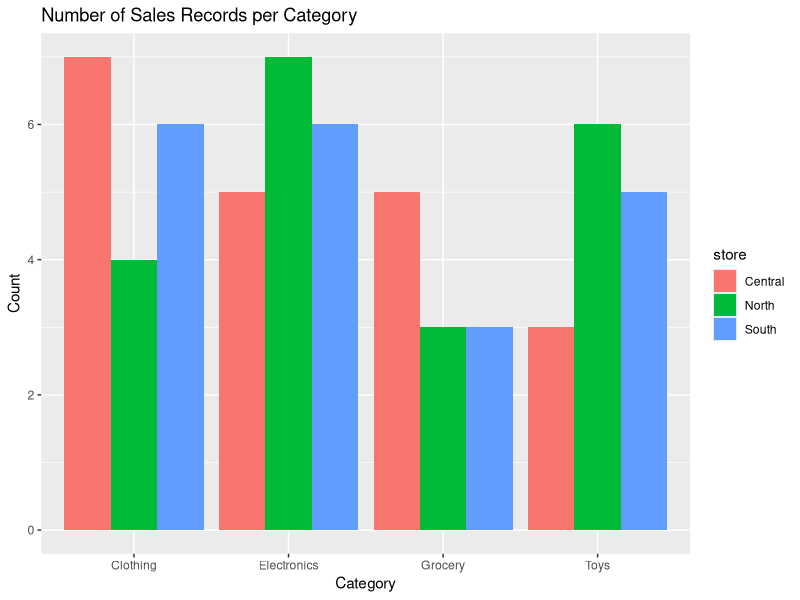
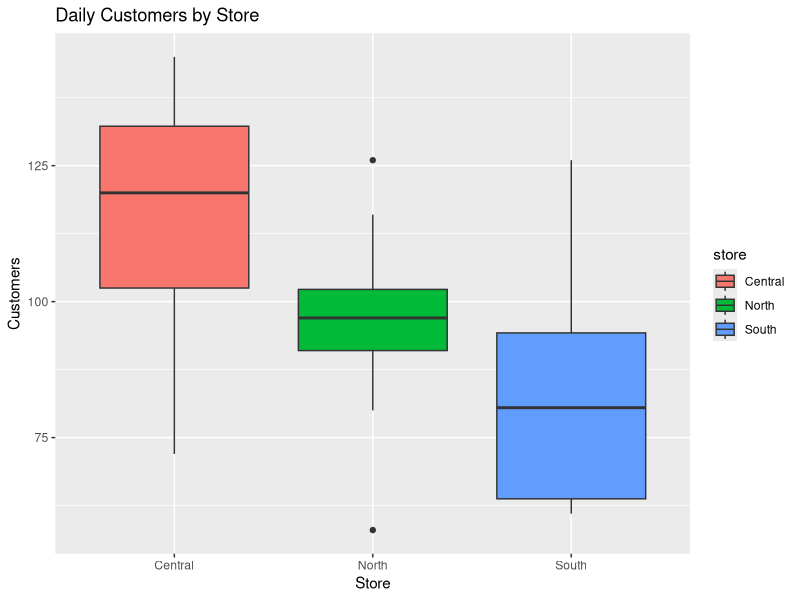
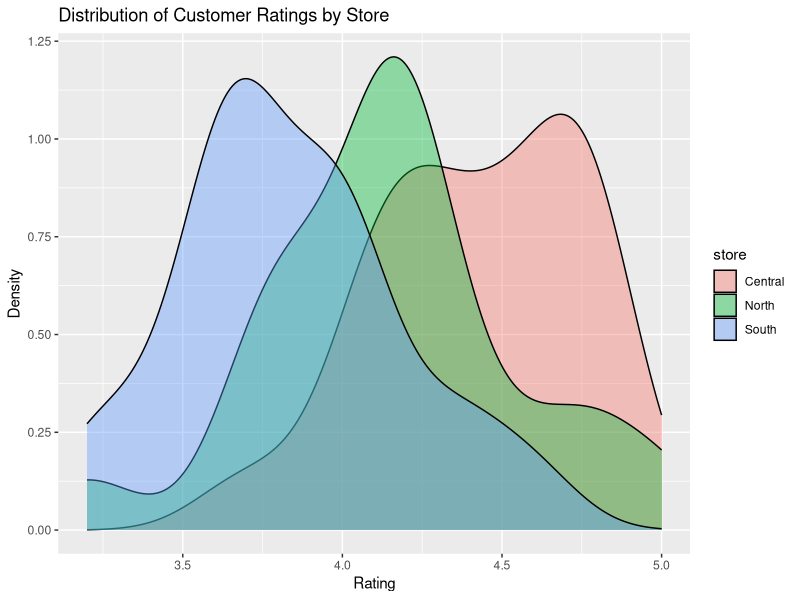
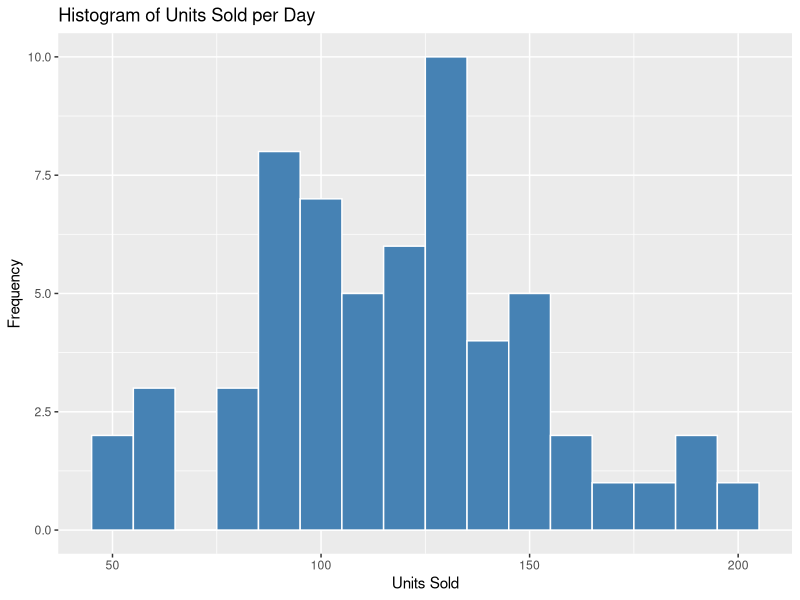
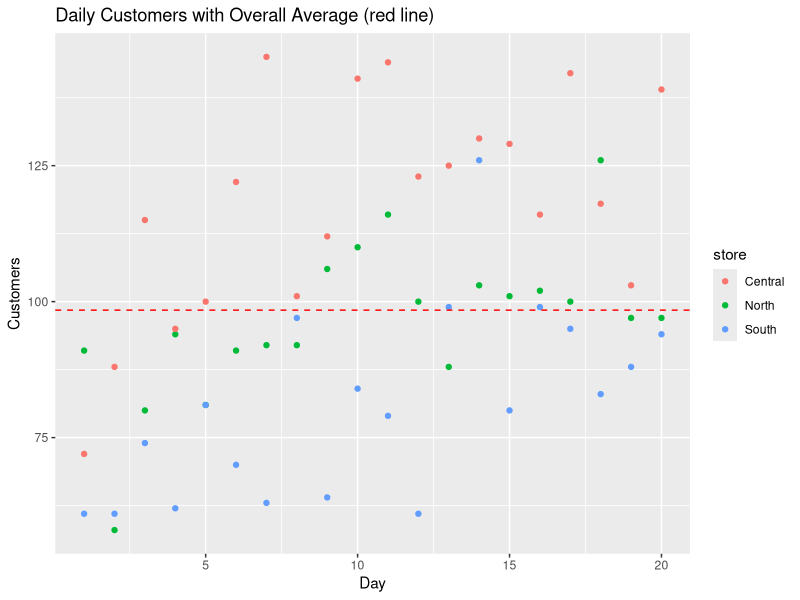
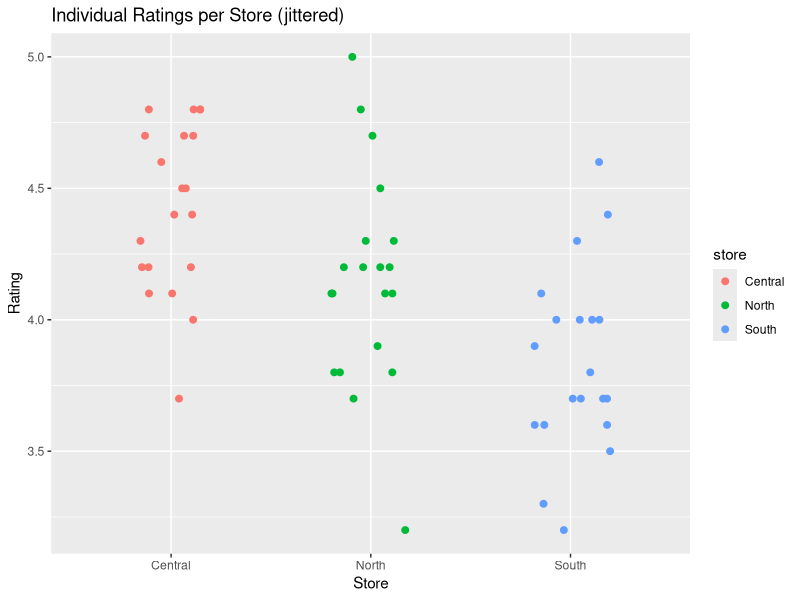
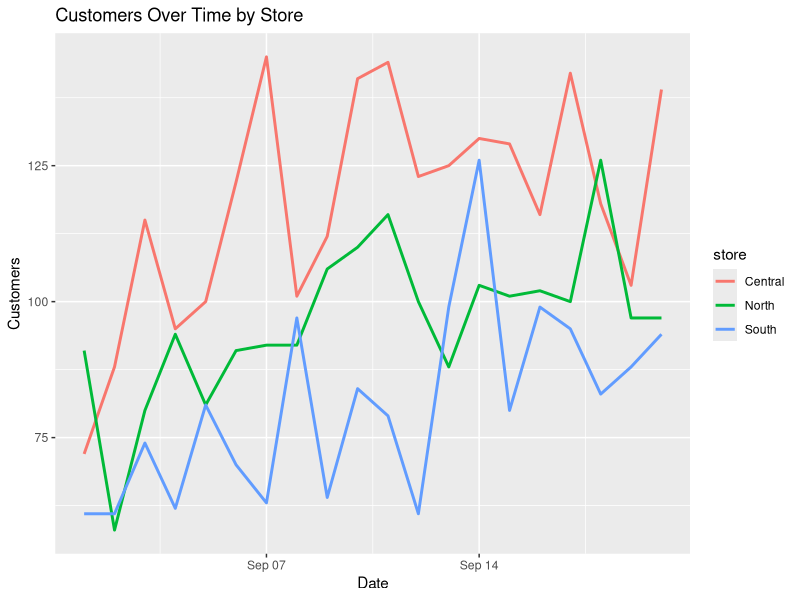
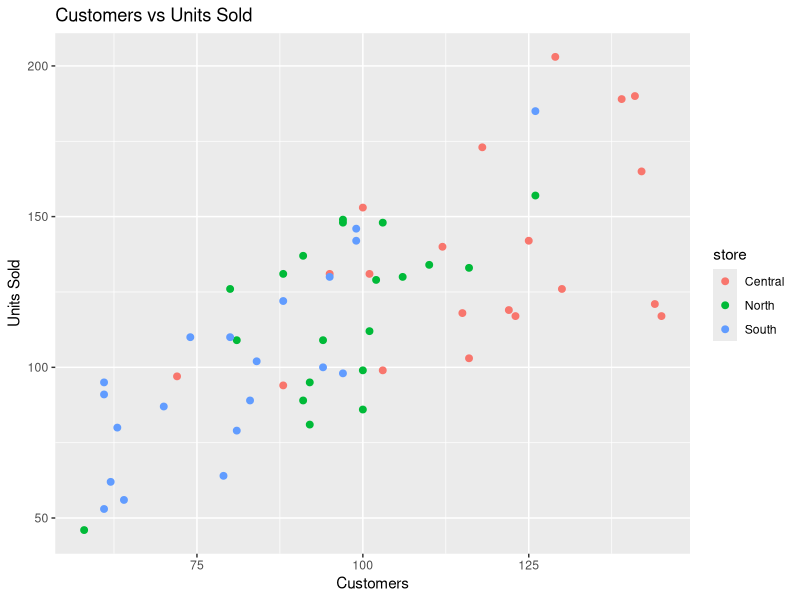

The R source for these figures, in order:
## ---- chunk 1
knitr::opts_chunk$set(echo = TRUE, message = FALSE, warning = FALSE,
                      fig.width = 7, fig.height = 4.5)
## ---- chunk 2
# Install once if the package is not already installed:
# install.package("ggplot2")

library(ggplot2)

sales <- read.csv("store_sales.csv")
sales$date <- as.Date(sales$date)

head(sales)
str(sales)
## ---- chunk 3
ggplot(sales, aes(x = category, fill = store)) +
  geom_bar(position = "dodge") +
  labs(title = "Number of Sales Records per Category",
       x = "Category", y = "Count")
## ---- chunk 4
ggplot(sales, aes(x = store, y = customers, fill = store)) +
  geom_boxplot() +
  labs(title = "Daily Customers by Store",
       x = "Store", y = "Customers")
## ---- chunk 5
ggplot(sales, aes(x = rating, fill = store)) +
  geom_density(alpha = 0.4) +
  labs(title = "Distribution of Customer Ratings by Store",
       x = "Rating", y = "Density")
## ---- chunk 6
ggplot(sales, aes(x = units_sold)) +
  geom_histogram(binwidth = 10, fill = "steelblue", color = "white") +
  labs(title = "Histogram of Units Sold per Day",
       x = "Units Sold", y = "Frequency")
## ---- chunk 7
avg_customers <- mean(sales$customers)

ggplot(sales, aes(x = day, y = customers, color = store)) +
  geom_point() +
  geom_hline(yintercept = avg_customers, linetype = "dashed", color = "red") +
  labs(title = "Daily Customers with Overall Average (red line)",
       x = "Day", y = "Customers")
## ---- chunk 8
ggplot(sales, aes(x = store, y = rating, color = store)) +
  geom_jitter(width = 0.2, height = 0, size = 2) +
  labs(title = "Individual Ratings per Store (jittered)",
       x = "Store", y = "Rating")
## ---- chunk 9
ggplot(sales, aes(x = date, y = customers, color = store)) +
  geom_line(linewidth = 1) +
  labs(title = "Customers Over Time by Store",
       x = "Date", y = "Customers")
## ---- chunk 10
ggplot(sales, aes(x = customers, y = units_sold, color = store)) +
  geom_point(size = 2) +
  labs(title = "Customers vs Units Sold",
       x = "Customers", y = "Units Sold")
## ---- chunk 11
ggplot(sales, aes(x = customers, y = units_sold)) +
  geom_point(color = "darkgreen") +
  geom_rug(alpha = 0.6) +
  labs(title = "Customers vs Units Sold with Rug Marks",
       x = "Customers", y = "Units Sold")
## ---- chunk 12
ggplot(sales, aes(x = customers, y = units_sold)) +
  geom_point(color = "gray40") +
  geom_smooth(method = "lm", color = "blue") +
  labs(title = "Linear Trend: Customers vs Units Sold",
       x = "Customers", y = "Units Sold")
## ---- chunk 13
store_revenue <- aggregate(revenue ~ store, data = sales, FUN = sum)

ggplot(store_revenue, aes(x = store, y = revenue, fill = store)) +
  geom_col() +
  geom_text(aes(label = round(revenue)), vjust = -0.5) +
  labs(title = "Total Revenue per Store",
       x = "Store", y = "Revenue")
## ---- chunk 14
ggplot(sales, aes(x = store, y = units_sold, fill = store)) +
  geom_violin(trim = FALSE) +
  labs(title = "Units Sold Distribution by Store",
       x = "Store", y = "Units Sold")
## ---- chunk 15
avg_rating <- mean(sales$rating)

ggplot(sales, aes(x = rating)) +
  geom_histogram(binwidth = 0.2, fill = "orange", color = "white") +
  geom_vline(xintercept = avg_rating, color = "red", linewidth = 1, linetype = "dashed") +
  labs(title = "Ratings with Average Rating (red line)",
       x = "Rating", y = "Frequency")
